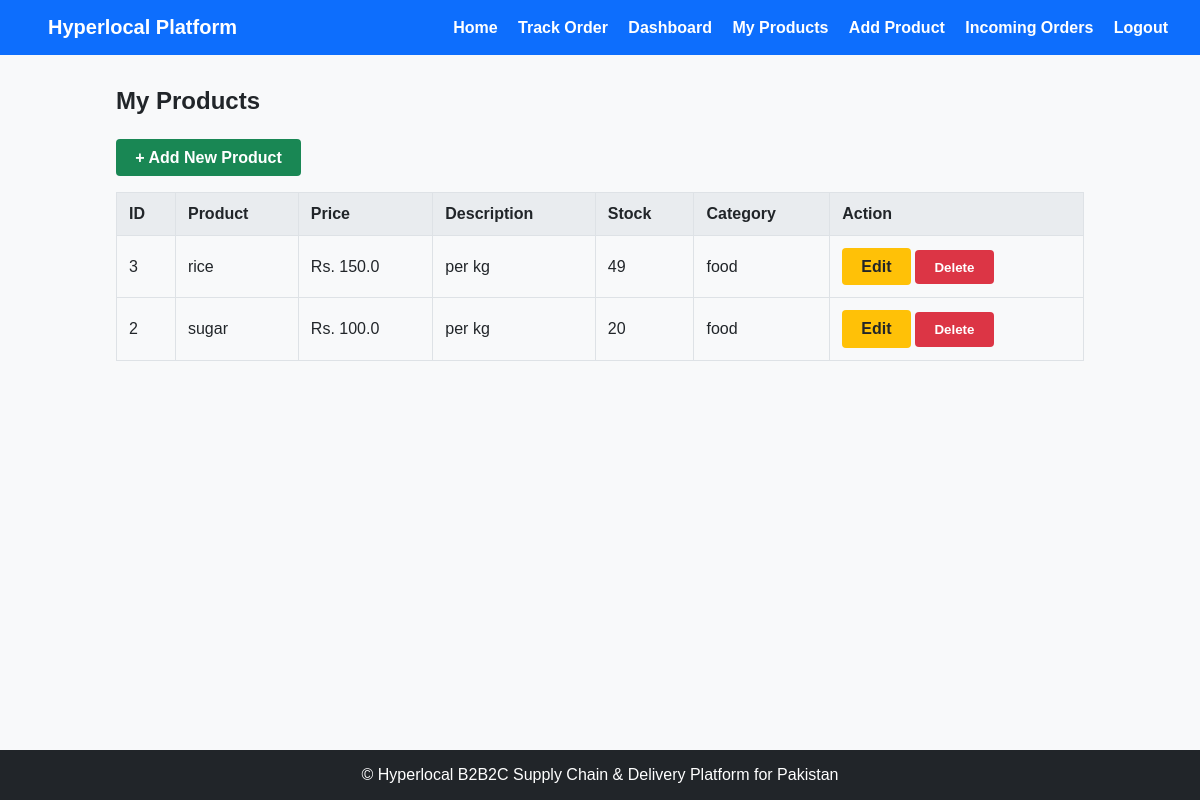
The page /wholesaler/products (signed in) on the database as committed earlier.
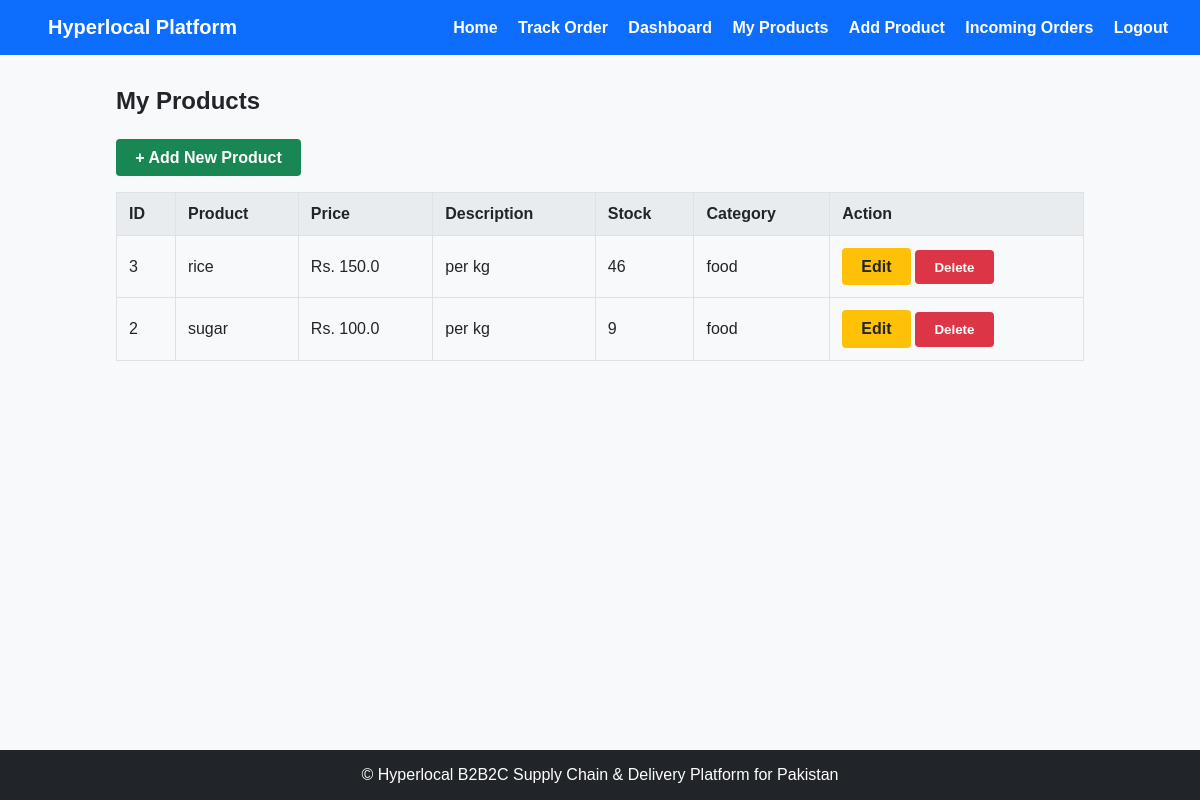
The same page on the database as committed later.
### tables this page shows
CREATE TABLE products (
            id INTEGER PRIMARY KEY AUTOINCREMENT,
            wholesaler_id INTEGER NOT NULL,
            name TEXT NOT NULL,
            description TEXT NOT NULL,
            price REAL NOT NULL,
            stock INTEGER NOT NULL,
            category TEXT NOT NULL,
            created_at TEXT NOT NULL,
            FOREIGN KEY (wholesaler_id) REFERENCES users(id)
        );

### app.py (the view)
@app.route("/wholesaler/products")
def wholesaler_products():
    if not has_role("Wholesaler"):
        flash("Access denied.", "error")
        return redirect(url_for("login"))
    connection = get_db_connection()
    products = connection.execute("""
        SELECT *
        FROM products
        WHERE wholesaler_id = ?
        ORDER BY id DESC
    """, (session["user_id"],)).fetchall()
    if not products:
        flash("No products found.", "info")
    connection.close()
    return render_template(
        "wholesaler/products.html",
        products=products
    )

### app.py (called while the page is built)
def is_logged_in():
    return "user_id" in session

def has_role(role):
    return is_logged_in() and session.get("user_role") == role

### database/database.py (called while the page is built)
def get_db_connection():
    connection= sqlite3.connect(DATABASE)
    connection.row_factory = sqlite3.Row
    return connection

### templates/wholesaler/products.html (shortened to what this page needs)
{% extends "base.html" %}
{% block content %}
<div class="products-container">
    <h2>My Products</h2>
    <a href="{{ url_for('add_product') }}" class="btn btn-success">+ Add New Product</a>
    {% if products %}
    <table class="data-table">
        <thead>
            <tr>
                <th>ID</th>
                <th>Product</th>
                <th>Price</th>
                <th>Description</th>
                <th>Stock</th>
                <th>Category</th>
                <th>Action</th>
            </tr>
        </thead>
        <tbody>
            {% for product in products %}
            <tr>
                <td>{{ product.id }}</td>
                <td>{{ product.name }}</td>
                <td>Rs. {{ product.price }}</td>
                <td>{{ product.description }}</td>
                <td>{{ product.stock }}</td>
                <td>{{ product.category }}</td>
                <td>
                    <a href="{{ url_for('edit_product', product_id=product.id) }}" class="btn btn-warning">Edit</a>
                    <form method="POST"
                        action="{{ url_for('delete_product', product_id=product['id']) }}"
                        style="display:inline;">
                    <button type="submit" class="btn btn-danger">
        Delete
    </button>
</form>
                </td>
            </tr>
            {% endfor %}
        </tbody>
    </table>
    {% else %}
    <p>No products found.</p>
    {% endif %}
</div>
{% endblock %}

Rows that differ between the two databases and show on the page:
changed products "rice": stock "49" → "46"
changed products "sugar": stock "20" → "9"
